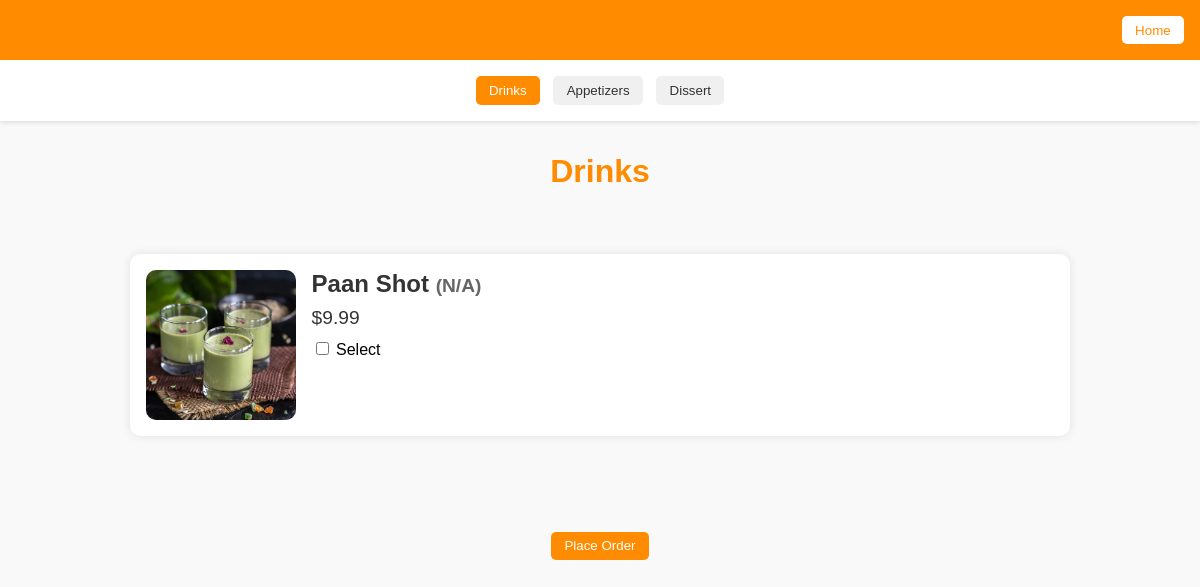
The app's page /menu/ with its own data.
### myapp/models.py (models this page shows, shortened)
class Category(models.Model):
    name = models.CharField(max_length=255)

class MenuItem(models.Model):
    category = models.ForeignKey(Category, on_delete=models.CASCADE)
    name = models.CharField(max_length=255)
    price = models.DecimalField(max_digits=10, decimal_places=2)
    size = models.CharField(max_length=100, blank=True, null=True)
    special = models.TextField(blank=True, null=True)
    image = models.ImageField(upload_to='menu_images/', blank=True, null=True)

### myapp/views.py (the view)
# urls.py: path('menu/', views.menu, name='menu'),
def menu(request, category=None):
    categories = Category.objects.all()
    if category is None:
        if categories.exists():
            current_category = categories.first()
        else:
            current_category = None
    else:
        current_category = get_object_or_404(Category, name=category)
    items = MenuItem.objects.filter(category=current_category) if current_category else []
    context = {
        'categories': categories,
        'items': items,
        'current_category': current_category.name if current_category else 'No Categories Available'
    }
    return render(request, 'menu.html', context)

### myapp/templates/menu.html (shortened to what this page needs)
<!DOCTYPE html>
<html lang="en">
<head>
    {% load static %}
    <link rel="stylesheet" href="{% static 'myapp/menu_style.css' %}">
</head>
<body>
    <nav>
        <button onclick="location.href='{% url 'home' %}'">Home</button>
    </nav>
    <div class="category-nav">
        {% for category in categories %}
        <button onclick="location.href='{% url 'menu_category' category.name %}'" class="{% if category.name == current_category %}active{% endif %}">{{ category.name }}</button>
        {% endfor %}
    </div>
    <h1>{{ current_category }}</h1>
    <form id="menu-form">
        <div class="menu-container">
            {% for item in items %}
            <div class="menu-item">
                <img src="{{ item.image.url }}" alt="{{ item.name }}">
                <div class="item-details">
                    <h2>{{ item.name }} <span>({{ item.size }})</span></h2>
                    <p class="price">${{ item.price }}</p>
                    <label>
                        <input type="checkbox" name="items" value="{{ item.name }}|{{ item.price }}" onclick="saveSelectedItems()"> Select
                    </label>
                </div>
            </div>
            {% endfor %}
        </div>
        <div class="order-section">
            <button type="button" class="order-button" onclick="submitForm()">Place Order</button>
        </div>
    </form>
</body>
</html>

### myapp/static/myapp/menu_style.css (style rules this page uses)
body { font-family: Arial, sans-serif; margin: 0; padding: 0; background-color: #f9f9f9; }
nav { background-color: #FF8C00; padding: 1em; text-align: right; }
nav button { margin-left: 1em; padding: 0.5em 1em; border: none; background-color: #fff; color: #FF8C00; border-radius: 5px; cursor: pointer; }
.category-nav { display: flex; justify-content: center; background-color: #fff; padding: 1em 0; box-shadow: 0 2px 4px rgba(0, 0, 0, 0.1); }
.category-nav button { margin: 0 0.5em; padding: 0.5em 1em; border: none; background-color: #f0f0f0; color: #333; border-radius: 5px; cursor: pointer; }
.category-nav .active { background-color: #FF8C00; color: white; }
h1 { text-align: center; margin: 1em 0; color: #FF8C00; }
.menu-container { display: flex; flex-direction: column; align-items: center; padding: 2em; }
.menu-item { display: flex; background-color: white; padding: 1em; box-shadow: 0 0 10px rgba(0, 0, 0, 0.1); border-radius: 10px; margin-bottom: 2em; width: 80%; }
.menu-item img { width: 150px; height: 150px; border-radius: 10px; margin-right: 1em; }
.item-details { flex: 1; }
.item-details h2 { margin: 0; color: #333; }
.item-details h2 span { font-size: 0.8em; color: #666; }
.price { font-size: 1.2em; color: #333; margin: 0.5em 0; }
.order-button { padding: 0.5em 1em; background-color: #FF8C00; color: white; border: none; border-radius: 5px; cursor: pointer; }
.order-section { text-align: center; margin: 2em 0; }

### records on screen
Category: name "Drinks"
Category: name "Appetizers"
Category: name "Dissert"
MenuItem: image (picture), name "Paan Shot", size "N/A", price "9.99"
